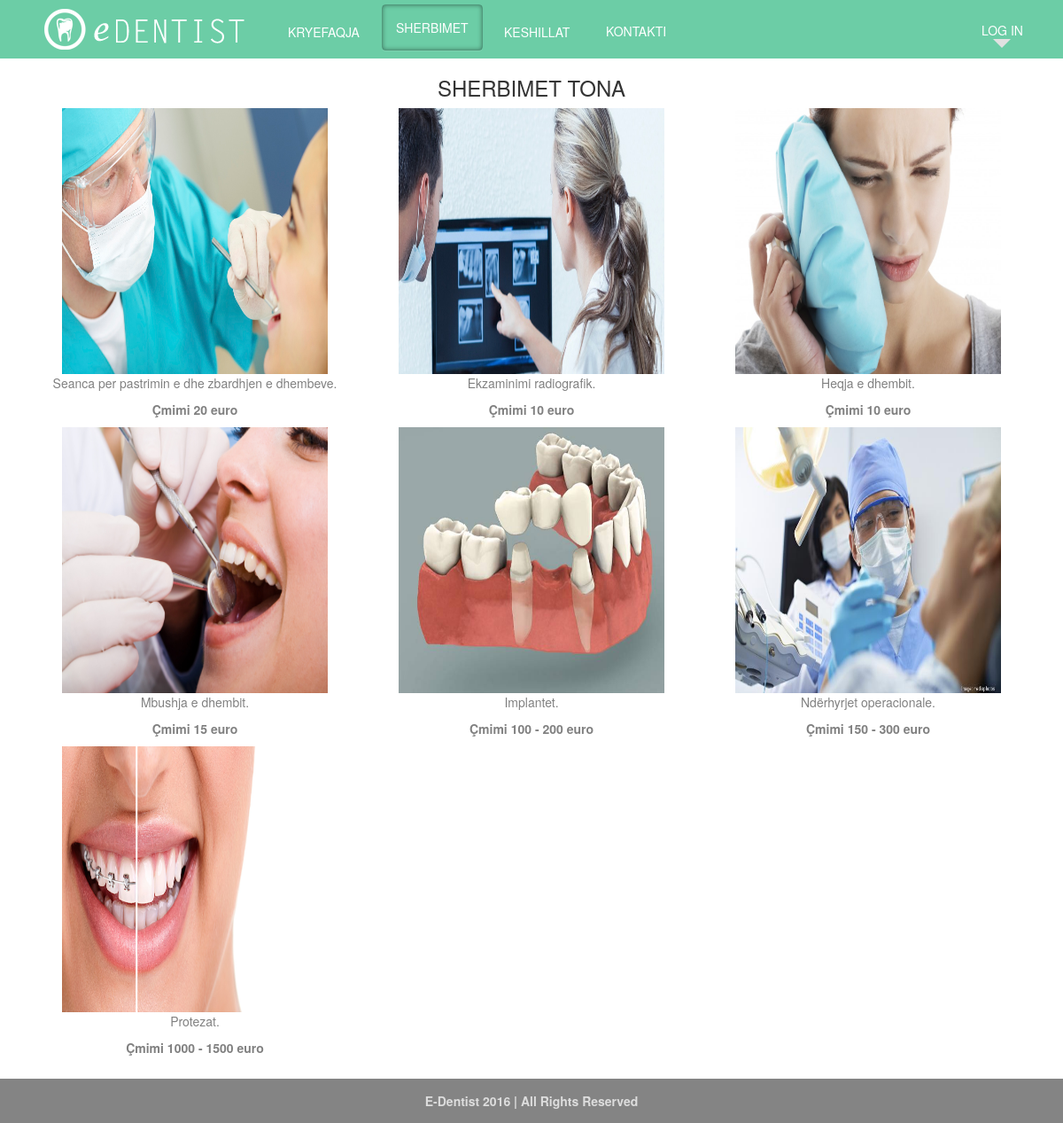
Page /index.php?faqe=services on the committed database.
### tables this page shows
CREATE TABLE `services` (
  `id` int(11) NOT NULL,
  `photo` varchar(100) NOT NULL,
  `description` varchar(100) NOT NULL,
  `price` varchar(100) NOT NULL
);

### service.php (the view)
<?php
	$selektimi = 'SELECT id, photo , description, price FROM services';
	$result = mysql_query($selektimi) or die ('invalid query:'. mysql_error());
	echo ' <h3>SHERBIMET TONA</h3>';
	while($row = mysql_fetch_row($result))
	{
		list($id, $photo, $description, $price)=$row;
                echo '<div class="col-sm-4" id="services">';
                echo'<img id="fotot" src="'.$photo.'"/>';
                echo'  <p> '.$description.'</p>';
                echo '<p><b>Çmimi ' .$price. ' euro</b></p>';
                echo '</div>';
	}
	?>

### css/mystyle.css (style rules this page uses)
#services #fotot { width:300px; height:300px; }
#services p { color: grey; }
body { color: #666666; margin : 0px; font-family:"Letter Gothic Bold", Letter Gothic, sans-serif; background-color: #CCCCCC; }

### rows in the picture
services: photo (picture), description "Seanca per pastrimin e dhe zbardhjen e dhembeve.", price "20"
services: photo (picture), description "Ekzaminimi radiografik.", price "10"
services: photo (picture), description "Heqja e dhembit.", price "10"
services: photo (picture), description "Mbushja e dhembit.", price "15"
services: photo (picture), description "Implantet.", price "100 - 200"
services: photo (picture), description "Ndërhyrjet operacionale.", price "150 - 300"
services: photo (picture), description "Protezat.", price "1000 - 1500"
